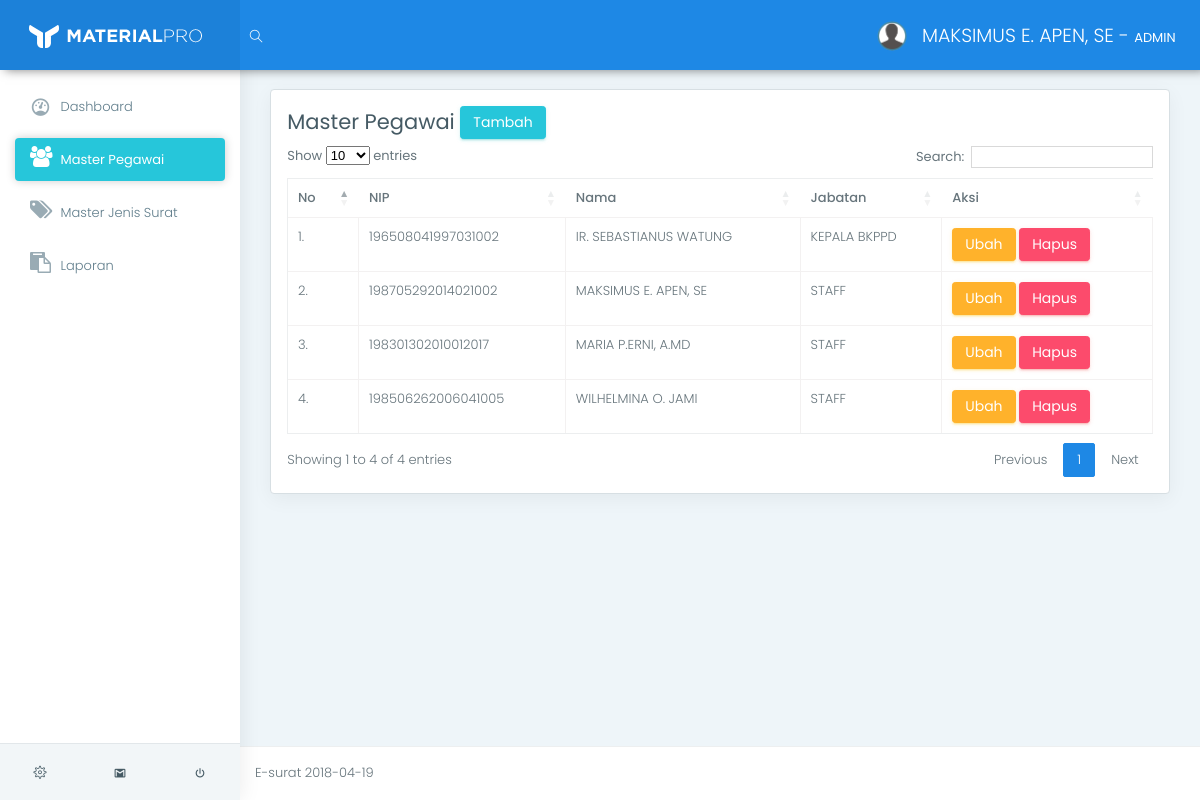
/app/index.php?page=view_pegawai (signed in), run on the app's committed database.
### tables this page shows
CREATE TABLE `tb_pegawai` (
  `id_pegawai` varchar(11) NOT NULL,
  `nip` varchar(20) NOT NULL,
  `nama` varchar(100) NOT NULL,
  `id_jabatan` int(11) NOT NULL
);

CREATE TABLE `tb_jabatan` (
  `id_jabatan` int(11) NOT NULL,
  `jabatan` varchar(100) NOT NULL
);

### app/helper/koneksi.php (called while the page is built, shortened)
<?php
class Koneksi {
	private $koneksi;
	function __construct(){
		$this->koneksi = new mysqli("localhost","root","","db_e_surat");
	}
	public function setQuery($sql){
		return $this->koneksi->query($sql);
	}
}
 ?>

### app/helper/auth.php (called while the page is built, shortened)
<?php
include 'crud.php';
class Auth {
	public function isKepalaBadan(){
		return ($_SESSION['sess_user']['sess_status'] == "KEPALA BADAN");
	}
	public function isAdmin(){
		return ($_SESSION['sess_user']['sess_status'] == "ADMIN");
	}
	public function getUser($id_pegawai){
		$sql    = "SELECT * FROM tb_pegawai WHERE id_pegawai = '$id_pegawai'";
		$crud   = new Crud();
		$result = $crud->view($sql);
		return $result[0]['nama'];
	}
}
 ?>

### app/helper/crud.php (called while the page is built, shortened)
<?php
include_once 'koneksi.php';
class Crud {
	function __construct(){
		$this->koneksi = new Koneksi();
	}
	public function view($sql){
		$result = $this->koneksi->setQuery($sql);
		$data = [];
        while ($row = $result->fetch_assoc()) {
            $data[] = $row;
        }
        return $data;
	}
}
 ?>

### app/m_pegawai/view.php (the view)
<div class="row">
    <div class="col-lg-12">
        <div class="card">
            <div class="card-block">
                <h3>
                    Master Pegawai
                    <a href="index.php?page=add_pegawai" class="btn btn-success">Tambah</a>
                </h3>
                <table class="table table-stripped table-bordered" id="data_table">
                    <thead>
                        <tr>
                            <th>No</th>
                            <th>NIP</th>
                            <th>Nama</th>
                            <th>Jabatan</th>
                            <th>Aksi</th>
                        </tr>
                    </thead>
                    <tbody>
                        <?php
                            $crud   = new Crud();
                            $result = $crud->view("SELECT * FROM tb_pegawai
                                                INNER JOIN tb_jabatan ON
                                                tb_pegawai.id_jabatan = tb_jabatan.id_jabatan"
                                                );
                            $no = 1;
                            foreach ($result as $value):
                        ?>
                        <tr>
                            <td><?= $no++."." ?></td>
                            <td><?= $value['nip'] ?></td>
                            <td><?= $value['nama'] ?></td>
                            <td><?= $value['jabatan'] ?></td>
                            <td>
                                <a href="index.php?page=edit&id_pegawai=<?= $value['id_pegawai'] ?>" class="btn btn-warning">Ubah</a>
                                <a href="index.php?page=delete&id_pegawai=<?= $value['id_pegawai'] ?>" onClick="return confirm('Data Akan Dihapus !')" class="btn btn-danger">Hapus</a>
                            </td>
                        </tr>
                        <?php endforeach ?>
                    </tbody>
                </table>
            </div>
        </div>
    </div>
</div>

### app/index.php (shortened to what this page needs)
<?php
include "helper/auth.php";
$auth = new Auth();
?>
<!DOCTYPE html>
<html lang="en">
<head>
	<link href="../assets/css/box.css" rel="stylesheet">
	<link href="../assets/plugins/bootstrap/css/bootstrap.min.css" rel="stylesheet">
	<link href="../assets/plugins/chartist-js/dist/chartist.min.css" rel="stylesheet">
	<link href="../assets/plugins/chartist-js/dist/chartist-init.css" rel="stylesheet">
	<link href="../assets/plugins/chartist-plugin-tooltip-master/dist/chartist-plugin-tooltip.css" rel="stylesheet">
	<link href="../assets/plugins/c3-master/c3.min.css" rel="stylesheet">
	<link href="../assets/css/style.css" rel="stylesheet">
	<link href="../assets/css/colors/blue.css" id="theme" rel="stylesheet">
	<link rel="stylesheet" href="https://cdn.datatables.net/1.10.16/css/dataTables.bootstrap4.min.css">
</head>
<body class="fix-header fix-sidebar card-no-border">
	<div id="main-wrapper">
		<header class="topbar">
			<nav class="navbar top-navbar navbar-toggleable-sm navbar-light">
				<div class="navbar-header">
					<a class="navbar-brand" href="index.html">
						<b>
							<img src="../assets/images/logo-light-icon.png" alt="homepage" class="light-logo" />
						</b>
						<span>
						 <img src="../assets/images/logo-light-text.png" class="light-logo" alt="homepage" /></span> </a>
				</div>
				<div class="navbar-collapse">
					<ul class="navbar-nav mr-auto mt-md-0">
						<li class="nav-item hidden-sm-down search-box"> <a class="nav-link hidden-sm-down text-muted waves-effect waves-dark" href="javascript:void(0)"><i class="ti-search"></i></a>
						</li>
					</ul>
					<ul class="navbar-nav my-lg-0">
						<li class="nav-item dropdown">
							<a class="nav-link dropdown-toggle text-muted waves-effect waves-dark" href="" data-toggle="dropdown" aria-haspopup="true" aria-expanded="false"><img src="../assets/images/user.png" alt="user" class="profile-pic m-r-10" />
								<?= $auth->getUser($_SESSION['sess_user']['sess_id_pegawai'])." - <b>".$_SESSION['sess_user']['sess_status']."</b>" ?>
							</a>
						</li>
					</ul>
				</div>
			</nav>
		</header>
		<aside class="left-sidebar">
			<div class="scroll-sidebar">
				<nav class="sidebar-nav">
					<ul id="sidebarnav">
					<li>
						<a class="waves-effect waves-dark" href="index.php?page=view_dashbord" aria-expanded="false"><i class="mdi mdi-gauge"></i><span class="hide-menu"> Dashboard</span></a>
					</li>
					<?php if($auth->isKepalaBadan()): ?>
					<?php elseif($auth->isAdmin()): ?>
						<li>
							<a class="waves-effect waves-dark" href="index.php?page=view_pegawai" aria-expanded="false"><i class="fa fa-users"></i><span class="hide-menu"> Master Pegawai</span></a>
						</li>
						<li>
							<a class="waves-effect waves-dark" href="index.php?page=view_jenis_surat" aria-expanded="false"><i class="fa fa-tags"></i><span class="hide-menu"> Master Jenis Surat</span></a>
						</li>
					<?php elseif($auth->isDinas()): ?>
					<?php endif ?>
					<li>
						<a class="waves-effect waves-dark" href="index.php?page=#" aria-expanded="false"><i class="fa fa-clipboard"></i><span class="hide-menu"> Laporan</span></a>
					</li>
					</ul>
				</nav>
			</div>
			<div class="sidebar-footer">
				<a href="" class="link" data-toggle="tooltip" title="Settings"><i class="ti-settings"></i></a>
				<a href="" class="link" data-toggle="tooltip" title="Email"><i class="mdi mdi-gmail"></i></a>
				<a href="../logout.php" class="link" data-toggle="tooltip" title="Logout"><i class="mdi mdi-power"></i></a> </div>
		</aside>
		<div class="page-wrapper">
			<div class="container-fluid"><br>
				<?php
				$page = isset( $_GET['page'])?$_GET['page']:"";
				if($page){
					if($page == "view_dashbord"){
						include "dashbord/view.php";
					}else if($page == "view_pegawai"){
						include "m_pegawai/view.php";
					}else if($page == "add_pegawai"){
						include "m_pegawai/add_form.php";
					}else if($page == "edit"){
						include "m_pegawai/edit_form.php";
					}else if($page == "delete"){
						include "m_pegawai/delete.php";
					}
				}else{
					include "dashbord/view.php";
				}
				?>
			</div>
			<footer class="footer"> E-surat <?= date("Y-m-d") ?> </footer>
		</div>
	</div>
</body>
</html>

### assets/css/colors/blue.css (style rules this page uses)
.topbar { background: #1e88e5; }
.topbar .navbar-header { background: rgba(0, 0, 0, 0.05); }
.topbar .top-navbar .navbar-header .navbar-brand .light-logo { display: inline-block; color: rgba(255, 255, 255, 0.8); }
.topbar .navbar-light .navbar-nav .nav-item > a.nav-link { color: #ffffff !important; }
.sidebar-nav { background: #fff; }
.sidebar-nav ul li a { color: #607d8b; }
.sidebar-nav ul li a.active, .sidebar-nav ul li a:hover { color: #26c6da; }
.sidebar-nav ul li a.active { color: #263238; }
.sidebar-nav > ul > li.active > a, .sidebar-nav > ul > li.active:hover > a { color: #ffffff; background: #26c6da; }
.sidebar-nav > ul > li.active > a i, .sidebar-nav > ul > li.active:hover > a i { color: #ffffff; }
.sidebar-nav > ul > li.active > a:after, .sidebar-nav > ul > li.active:hover > a:after { border-color: #ffffff; }
.sidebar-nav > ul > li > a.active i, .sidebar-nav > ul > li > a:hover i { color: #26c6da; }
.sidebar-nav > ul > li > a i { color: #99abb4; }
.sidebar-nav > ul > li > a.active { font-weight: 400; background: #ffffff; color: #1e88e5; }
.card-no-border .sidebar-nav > ul > li > a.active { color: #ffffff; background: #26c6da; }
.card-no-border .sidebar-nav > ul > li > a.active i { color: #ffffff; }
.card-no-border .sidebar-nav > ul > li > a.active:after { border-color: #ffffff; }

### app/index.php (style rules this page uses)
* { font-size: 13px; line-height: 1.428; }

### data on the page
tb_pegawai: nama "MAKSIMUS E. APEN, SE", nip "198705292014021002", id_jabatan.jabatan "STAFF"
tb_pegawai: nip "196508041997031002", nama "IR. SEBASTIANUS WATUNG", id_jabatan.jabatan "KEPALA BKPPD"
tb_pegawai: nip "198301302010012017", nama "MARIA P.ERNI, A.MD", id_jabatan.jabatan "STAFF"
tb_pegawai: nip "198506262006041005", nama "WILHELMINA O. JAMI", id_jabatan.jabatan "STAFF"

### other printed values
$_SESSION['sess_user']['sess_status'] "ADMIN"
